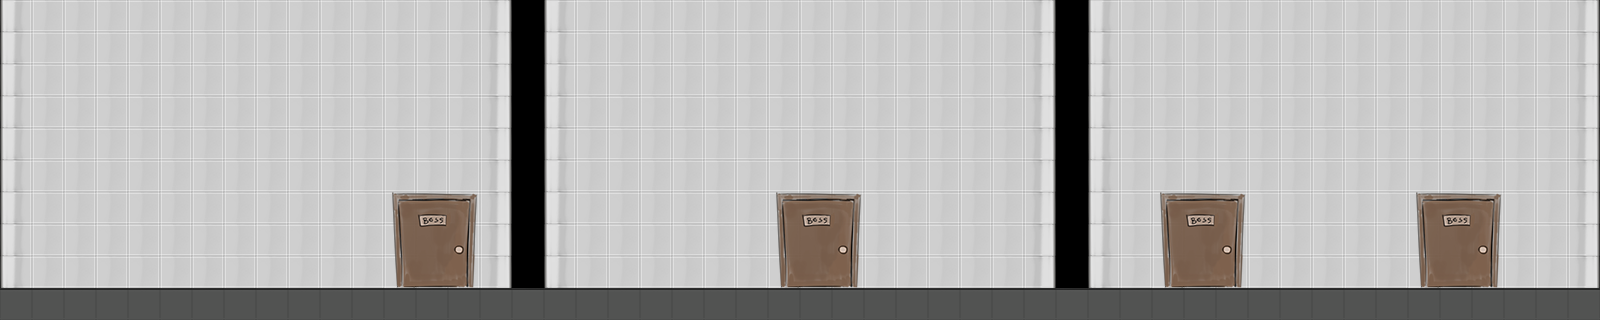

This game map was drawn from its Tiled (.tmx) file and the tilesets committed beside it. A one-line description and the trimmed map source follow:
An orthogonal 50x10 tile map with 32x32 px tiles, 3 tile layers (ground, background, doors) and 4 objects (door 1, door 2, door 3, door 4).

<map version="1.0" orientation="orthogonal" renderorder="right-down" width="50" height="10" tilewidth="32" tileheight="32" nextobjectid="9">
 <tileset firstgid="1" name="Tileset 1" tilewidth="32" tileheight="32">
  <image source="tilemap.png" width="160" height="160" />
  <terraintypes>
   <terrain name="White walls" tile="-1" />
  </terraintypes>
  <tile id="15" terrain=",0,,0" />
  <tile id="16" terrain="0,0,0,0" />
  <tile id="17" terrain="0,,0," />
 </tileset>
 <layer name="ground" width="50" height="10">
  <data>[500 cells, 50 non-empty, 1 distinct tile ids]</data>
 </layer>
 <layer name="background" width="50" height="10">
  <data>[500 cells, 432 non-empty, 3 distinct tile ids]</data>
 </layer>
 <layer name="doors" width="50" height="10">
  <data>[500 cells, 36 non-empty, 9 distinct tile ids]</data>
 </layer>
 <objectgroup name="door interaction zones">
  <object id="1" name="door 1" x="384" y="192" width="96" height="96" />
  <object id="5" name="door 2" x="768" y="192" width="96" height="96" />
  <object id="6" name="door 3" x="1152" y="192" width="96" height="96" />
  <object id="7" name="door 4" x="1408" y="192" width="96" height="96" />
 </objectgroup>
</map>